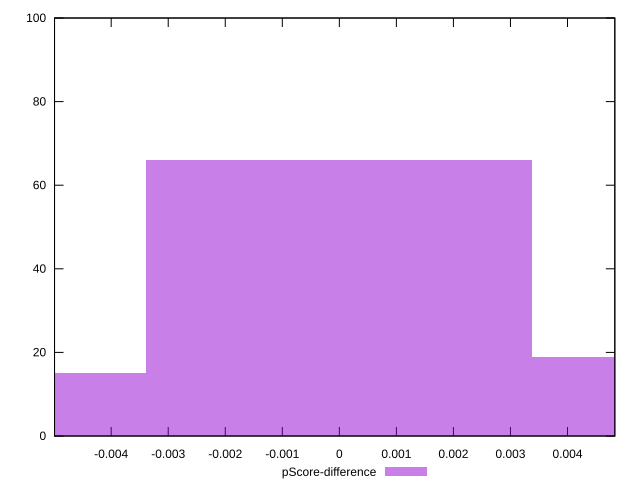

Source code (gnuplot):
reset

$pScoreDifference <<EOF
0 66
0.006764347353749971 19
-0.006764347353749971 15
EOF

set key outside below
set boxwidth 0.006764347353749971
set xrange [-0.004993195426075597:0.004829736969608089]
set yrange [0:100]
set trange [0:100]
set style fill transparent solid 0.5 noborder
set terminal svg size 640, 490 enhanced background rgb 'white'
set output "reports/report_00027_2021-02-24T12-40-31.850Z/interactive/samples/agenda/pScore-difference/histogram.svg"

plot $pScoreDifference title "pScore-difference" with boxes

reset
